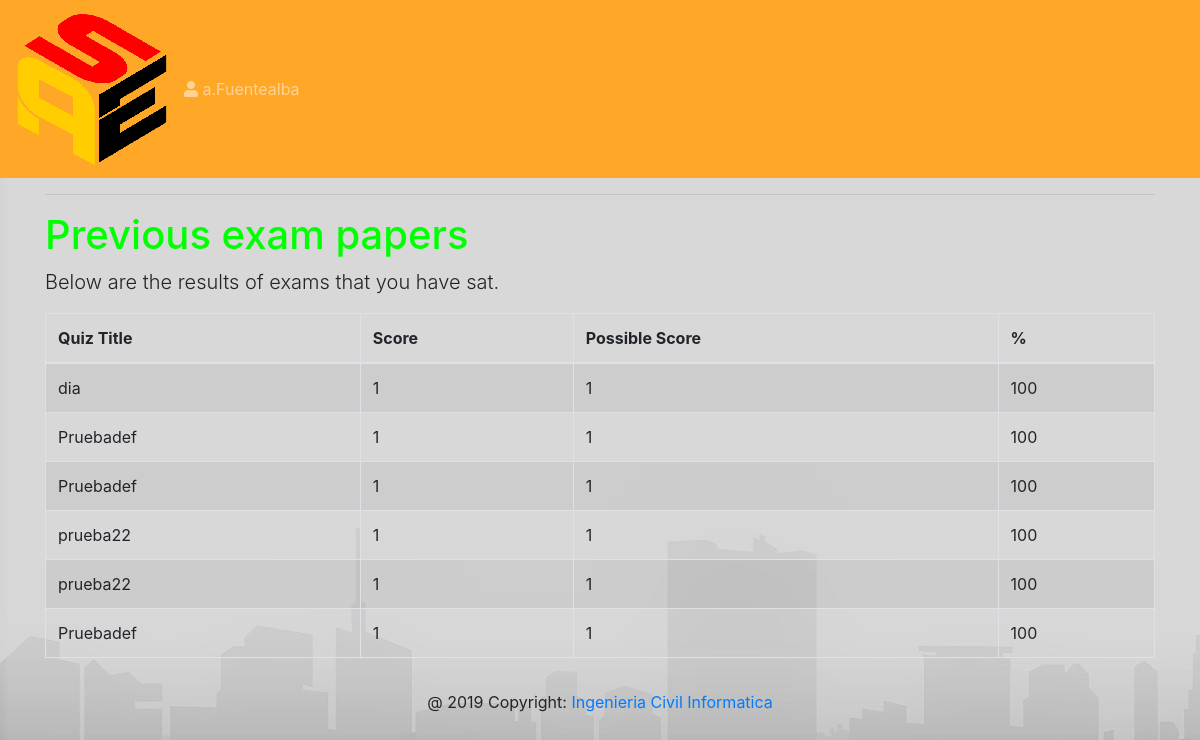
The page /quizz/progress/ (signed in) on the database its author committed.
### quiz/models.py (models this page shows, shortened)
class Sitting(models.Model):
    user = models.ForeignKey(settings.AUTH_USER_MODEL, verbose_name=_("User"), on_delete=models.CASCADE)
    quiz = models.ForeignKey(Quiz, verbose_name=_("Quiz"), on_delete=models.CASCADE)
    question_order = models.CharField(
        max_length=1024,
        verbose_name=_("Question Order"),
        validators=[validate_comma_separated_integer_list])
    question_list = models.CharField(
        max_length=1024,
        verbose_name=_("Question List"),
        validators=[validate_comma_separated_integer_list])
    incorrect_questions = models.CharField(
        max_length=1024,
        blank=True,
        verbose_name=_("Incorrect questions"),
        validators=[validate_comma_separated_integer_list])
    current_score = models.IntegerField(verbose_name=_("Current Score"))
    complete = models.BooleanField(default=False, blank=False,
                                   verbose_name=_("Complete"))
    user_answers = models.TextField(blank=True, default='{}',
                                    verbose_name=_("User Answers"))
    start = models.DateTimeField(auto_now_add=True,
                                 verbose_name=_("Start"))
    end = models.DateTimeField(null=True, blank=True, verbose_name=_("End"))
    objects = SittingManager()
    class Meta:
        permissions = (("view_sittings", _("Can see completed exams.")),)
    def _question_ids(self):
        return [int(n) for n in self.question_order.split(',') if n]
    @property
    def get_percent_correct(self):
        dividend = float(self.current_score)
        divisor = len(self._question_ids())
        if divisor < 1:
            return 0            # prevent divide by zero error
        if dividend > divisor:
            return 100
        correct = int(round((dividend / divisor) * 100))
        if correct >= 1:
            return correct
        else:
            return 0
    @property
    def get_max_score(self):
        return len(self._question_ids())

@python_2_unicode_compatible
class Quiz(models.Model):
    Lvl = (
        (3, 'Alto'),
        (2, 'Medio'),
        (1, 'Bajo'),
    )
    title = models.CharField(
        verbose_name=_("Title"),
        max_length=60, blank=False)
    asignatura = models.ForeignKey(Asignatura,on_delete=models.CASCADE, blank=True, null=True)
    nivel_quizz = models.IntegerField(choices=Lvl, blank=True, null=True)
    description = models.TextField(
        verbose_name=_("Description"),
        blank=True, help_text=_("a description of the quiz"))
    url = models.SlugField(
        max_length=60, blank=False,
        help_text=_("a user friendly url"),
        verbose_name=_("user friendly url"))
    category = models.ForeignKey(
        Category, null=True, blank=True,
        verbose_name=_("Category"), on_delete=models.CASCADE)
    random_order = models.BooleanField(
        blank=False, default=False,
        verbose_name=_("Random Order"),
        help_text=_("Display the questions in "
                    "a random order or as they "
                    "are set?"))
    max_questions = models.PositiveIntegerField(
        blank=True, null=True, verbose_name=_("Max Questions"),
        help_text=_("Number of questions to be answered on each attempt."))
    answers_at_end = models.BooleanField(
        blank=False, default=False,
        help_text=_("Correct answer is NOT shown after question."
                    " Answers displayed at the end."),
        verbose_name=_("Answers at end"))
    exam_paper = models.BooleanField(
        blank=False, default=False,
        help_text=_("If yes, the result of each"
                    " attempt by a user will be"
                    " stored. Necessary for marking."),
        verbose_name=_("Exam Paper"))
    single_attempt = models.BooleanField(
        blank=False, default=False,
        help_text=_("If yes, only one attempt by"
                    " a user will be permitted."
                    " Non users cannot sit this exam."),
        verbose_name=_("Single Attempt"))
    pass_mark = models.SmallIntegerField(
        blank=True, default=0,
        verbose_name=_("Pass Mark"),
        help_text=_("Percentage required to pass exam."),
        validators=[MaxValueValidator(100)])
    success_text = models.TextField(
        blank=True, help_text=_("Displayed if user passes."),
        verbose_name=_("Success Text"))
    fail_text = models.TextField(
        verbose_name=_("Fail Text"),
        blank=True, help_text=_("Displayed if user fails."))
    draft = models.BooleanField(
        blank=True, default=False,
        verbose_name=_("Draft"),
        help_text=_("If yes, the quiz is not displayed"
                    " in the quiz list and can only be"
                    " taken by users who can edit"
                    " quizzes."))
    quizz= models.Manager()
    class Meta:
        verbose_name = _("Quiz")
        verbose_name_plural = _("Quizzes")

### quiz/views.py (the view)
class QuizUserProgressView(TemplateView):
    template_name = 'progress.html'
    @method_decorator(login_required)
    def dispatch(self, request, *args, **kwargs):
        return super(QuizUserProgressView, self)\
            .dispatch(request, *args, **kwargs)
    def get_context_data(self, **kwargs):
        context = super(QuizUserProgressView, self).get_context_data(**kwargs)
        progress, c = Progress.objects.get_or_create(user=self.request.user)
        context['cat_scores'] = progress.list_all_cat_scores
        context['exams'] = progress.show_exams()
        return context

### quiz/models.py (called while the page is built, shortened)
    @property
    def list_all_cat_scores(self):
        score_before = self.score
        output = {}
        if len(self.score) > len(score_before):
            self.save()
        return output

    def show_exams(self):
        return Sitting.objects.filter(user=self.user, complete=True)

### quiz/templates/progress.html (shortened to what this page needs)
{% extends "base.html" %}
{% load i18n %}
{% load quiz_tags %}
{% block content %}
  {% if exams %}
  <hr>
  <h1>{% trans "Previous exam papers" %}</h1>
  <p class="lead">
	{% trans "Below are the results of exams that you have sat." %}
  </p>
  <table class="table table-bordered table-striped">
	<thead>
	  <tr>
		<th>{% trans "Quiz Title" %}</th>
		<th>{% trans "Score" %}</th>
		<th>{% trans "Possible Score" %}</th>
		<th>%</th>
	  </tr>
	</thead>
	<tbody>
	  {% for exam in exams %}
	  <tr>
		<td>{{ exam.quiz.title }}</td>
		<td>{{ exam.current_score }}</td>
		<td>{{ exam.get_max_score }}</td>
		<td>{{ exam.get_percent_correct }}</td>
	  </tr>
	  {% endfor %}
	</tbody>
  </table>
  {% endif %}
{% endblock %}

### Registro/templates/navbar.html (shortened to what this page needs)
{% load staticfiles %}
<nav class="navbar navbar-expand-lg navbar-dark" style="background-color: #ffa726;">
	<a class="navbar-brand" href="{% url 'index' %}"><img id="brand-image"  src="{% static 'images/Logo152.png' %}" /></a>
	<div class="collapse navbar-collapse" id="navbarNav">
		<ul class="navbar-nav mr-auto">
		{% if user.is_authenticated %}
<span class="navbar-text">
	<i alt="Website Logo" class="fas fa-user"></i> {{ user.username }}
</span>
{% endif %}
</div>
</nav>

### Registro/static/css/Registro.css (style rules this page uses)
h1 { color: #00ff00 }
.navbar { background-color: #FFA500; !important; }

### rows shown on the page
Sitting: quiz "dia", current_score "1", get_max_score "1", get_percent_correct "100"
Sitting: quiz "Pruebadef", current_score "1", get_max_score "1", get_percent_correct "100"
Sitting: quiz "Pruebadef", current_score "1", get_max_score "1", get_percent_correct "100"
Sitting: quiz "prueba22", current_score "1", get_max_score "1", get_percent_correct "100"
Sitting: quiz "prueba22", current_score "1", get_max_score "1", get_percent_correct "100"
Sitting: quiz "Pruebadef", current_score "1", get_max_score "1", get_percent_correct "100"

### other values the page prints
{{ user.username }} "a.Fuentealba"
